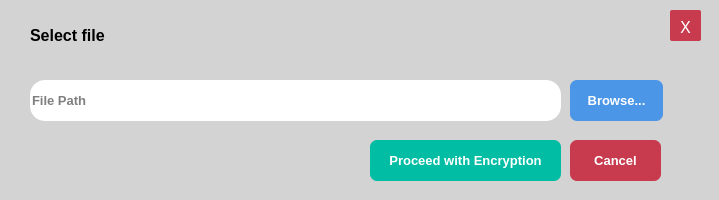
<?xml version="1.0" encoding="UTF-8"?>
<ui version="4.0">
 <class>MainWindow</class>
 <widget class="QMainWindow" name="MainWindow">
  <property name="geometry">
   <rect>
    <x>0</x>
    <y>0</y>
    <width>719</width>
    <height>200</height>
   </rect>
  </property>
  <property name="windowTitle">
   <string>Encryption Tab</string>
  </property>
  <property name="windowIcon">
   <iconset>
    <normaloff>../assets/img/icon/shield.png</normaloff>../assets/img/icon/shield.png</iconset>
  </property>
  <property name="styleSheet">
   <string notr="true">background-color: rgb(211, 211, 211);
border-radius: 15px;</string>
  </property>
  <widget class="QWidget" name="centralwidget">
   <widget class="QLineEdit" name="lineEditPath">
    <property name="geometry">
     <rect>
      <x>30</x>
      <y>80</y>
      <width>531</width>
      <height>41</height>
     </rect>
    </property>
    <property name="font">
     <font>
      <family>Segoe UI</family>
      <pointsize>10</pointsize>
      <weight>75</weight>
      <bold>true</bold>
     </font>
    </property>
    <property name="styleSheet">
     <string notr="true">border-radius: 15px;
background-color: white;</string>
    </property>
    <property name="placeholderText">
     <string>File Path</string>
    </property>
   </widget>
   <widget class="QPushButton" name="pushButtonBrowse">
    <property name="geometry">
     <rect>
      <x>570</x>
      <y>80</y>
      <width>93</width>
      <height>41</height>
     </rect>
    </property>
    <property name="font">
     <font>
      <family>Segoe UI</family>
      <pointsize>10</pointsize>
      <weight>75</weight>
      <bold>true</bold>
     </font>
    </property>
    <property name="styleSheet">
     <string notr="true">background-color:rgb(75, 150, 230);
color: white;
border-radius: 7px;</string>
    </property>
    <property name="text">
     <string>Browse...</string>
    </property>
   </widget>
   <widget class="QLabel" name="label">
    <property name="geometry">
     <rect>
      <x>30</x>
      <y>20</y>
      <width>101</width>
      <height>31</height>
     </rect>
    </property>
    <property name="font">
     <font>
      <family>Segoe UI</family>
      <pointsize>12</pointsize>
      <weight>75</weight>
      <bold>true</bold>
     </font>
    </property>
    <property name="text">
     <string>Select file</string>
    </property>
   </widget>
   <widget class="QPushButton" name="pushButtonProceed">
    <property name="geometry">
     <rect>
      <x>370</x>
      <y>140</y>
      <width>191</width>
      <height>41</height>
     </rect>
    </property>
    <property name="font">
     <font>
      <family>Segoe UI</family>
      <pointsize>10</pointsize>
      <weight>75</weight>
      <bold>true</bold>
     </font>
    </property>
    <property name="styleSheet">
     <string notr="true">QPushButton{
	background-color:rgb(0, 189, 164);
	color: white;
	border-radius: 7px;
}
QPushButton:hover{
	background-color:rgb(0, 157, 136)
}</string>
    </property>
    <property name="text">
     <string>Proceed with Encryption</string>
    </property>
   </widget>
   <widget class="QPushButton" name="pushButtonCancel">
    <property name="geometry">
     <rect>
      <x>570</x>
      <y>140</y>
      <width>91</width>
      <height>41</height>
     </rect>
    </property>
    <property name="font">
     <font>
      <family>Segoe UI</family>
      <pointsize>10</pointsize>
      <weight>75</weight>
      <bold>true</bold>
     </font>
    </property>
    <property name="styleSheet">
     <string notr="true">QPushButton{
	background-color:rgb(200, 59, 78);
	color: white;
	border-radius: 7px;
}
QPushButton:hover{
	background-color: rgb(185, 54, 74)
}</string>
    </property>
    <property name="text">
     <string>Cancel</string>
    </property>
   </widget>
   <widget class="QPushButton" name="pushButtonCancel2">
    <property name="geometry">
     <rect>
      <x>670</x>
      <y>10</y>
      <width>31</width>
      <height>31</height>
     </rect>
    </property>
    <property name="font">
     <font>
      <family>Nexa</family>
      <pointsize>13</pointsize>
      <weight>50</weight>
      <bold>false</bold>
      <kerning>false</kerning>
     </font>
    </property>
    <property name="cursor">
     <cursorShape>PointingHandCursor</cursorShape>
    </property>
    <property name="styleSheet">
     <string notr="true">QPushButton{
	background-color:rgb(200, 59, 78);
	border-radius: 2px;
	color: white;
}
QPushButton:hover{
	background-color:rgb(167, 12, 1);
	color: white;
}</string>
    </property>
    <property name="text">
     <string>X</string>
    </property>
   </widget>
  </widget>
 </widget>
 <resources/>
 <connections/>
</ui>
